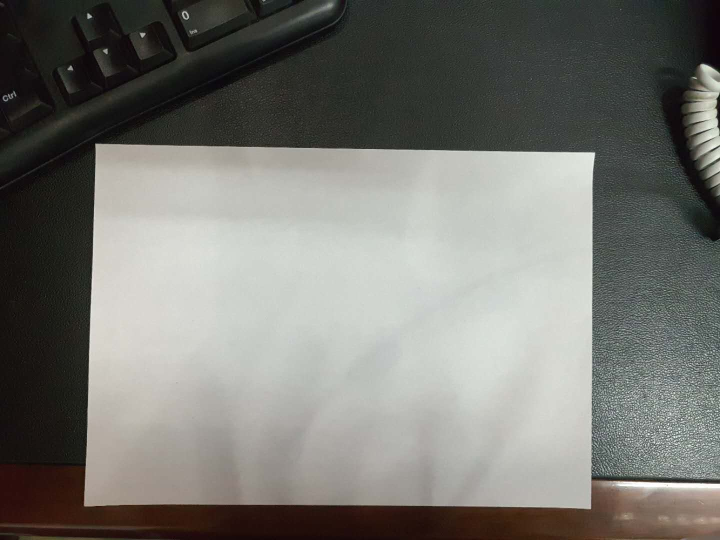
#> input picture PIC/timg_2.jpg, 1440 x 1080 px, found by its file name (shown at 1/2 size)
$ python line_test.py   (older library calls are emulated)
#> lines starting #> are read from the running program, lines starting #| are printed output that depends on the picture; after the words box and inside, x2 and y2 are one past the last pixel; in counts of white or black regions, pixels touching at a corner belong together; long printed decimals are rounded
### getshellsize.py
import cv2
import numpy as np
import imutils
import math
import os


class GetShellSize:
    def __init__(self, fn=''):
        self.fn = fn
        self.papersize = (297, 210)  # 纸张大小，毫米单位，宽边（大值）在前。
        self.rate = 0  # 像素与纸张毫米的比率 毫米数/像素数
        self.img = []
        if self.fn != '':
            img = self.loadPic(self.fn)

    # [8 lines left out: function loadPic, not called in this run]

    def setpapersize(self, papersize=(297, 210)):
        '''设置纸张大小，尺寸大的数字放在第一个。'''
        self.papersize = papersize

    def picGrad(self, img, horizontal=0.5):  # horizontal取值0-1之间，计算x轴和y轴的权重
        X = cv2.Sobel(img, cv2.CV_16S, 1, 0)  # X方向上的梯度计算
        Y = cv2.Sobel(img, cv2.CV_16S, 0, 1)  # Y方向上的梯度计算
        absX, absY = cv2.convertScaleAbs(X), cv2.convertScaleAbs(Y)  # 转回uint8
        dst = cv2.addWeighted(absX, horizontal, absY, 1 - horizontal, 0)
        return dst

    # [27 lines left out: functions _floodmask, otsu, not called in this run]

    def linelength(self, p1, p2):
        return int(math.sqrt((p1[0] - p2[0])**2 + (p1[1] - p2[1])**2))

    # [160 lines left out: functions detect_rect, transform, detect_shell, getcrosspoint, getlinepoint, not called in this run]

    def pic_resize(self, img, newsize, preserve=1):  # 调整尺寸，第三个参数是是否保持比例，默认保持，若保持时，newsize的第二个值起作用
        h, w = img.shape[:2]
        h1, w1 = newsize
        if preserve == 1:
            #w1 = int(h1 * w / h)
            h1 = int(w1 * h /w)
        dst = cv2.resize(img, (w1, h1))
        return dst

    # [9 lines left out: function rotate_bound, not called in this run]

    def save_pic(self, img, path):
        cv2.imwrite(path, img)

    def rotate_90(self, img):  # 旋转90度
        return np.rot90(img).copy()

    # [48 lines left out: function auto_detect, not called in this run]

# [10 lines that do not run on import are left out]

### line_test.py
import cv2
import shapedetector
import numpy as np
import imutils
import getshellsize


def cal_dist(hist):
    dist = {}
    for gray in range(256):
        value = 0.0
        for k in range(256):
            value += hist[k][0] * abs(gray - k)
        dist[gray] = value
    return dist

if __name__ == '__main__':
    sd = getshellsize.GetShellSize()  # 实例化
    img = cv2.imread('./pic/timg_2.jpg')
#> img is the input picture: shape (1080, 1440, 3); mean B, G, R 113.8, 119.1, 119.3
    h, w = img.shape[:2]  # 图像的高和宽
#> h = 1080; w = 1440
    gray = cv2.cvtColor(img, cv2.COLOR_BGR2GRAY)
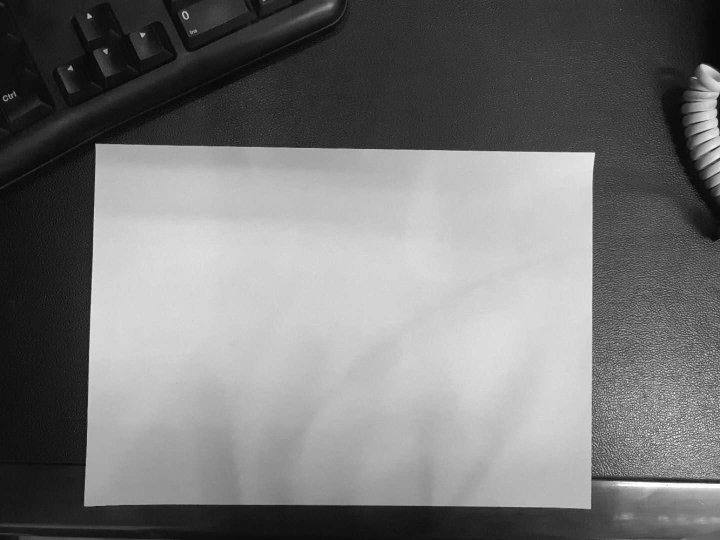
#> gray: shape (1080, 1440) (shown at 1/2 size); min 0, max 255, mean 118.6
    ii = cv2.pyrMeanShiftFiltering(img, 3, 100)
    grad = cv2.cvtColor(ii, cv2.COLOR_BGR2GRAY)
    grad = sd.picGrad(grad, 0.5)
#> in picGrad, `X = cv2.Sobel(img, cv2.CV_16S, 1, 0)`:
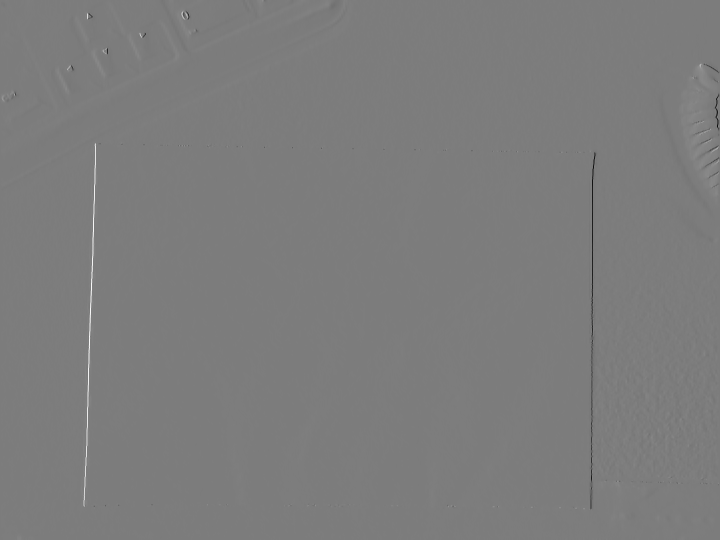
#> X: shape (1080, 1440) int16 (shown at 1/2 size); min -674, max 703, mean 0.4; drawn with min black and max white
#> in picGrad, `absX, absY = cv2.convertScaleAbs(X), cv2.convertScaleAbs(Y)`:
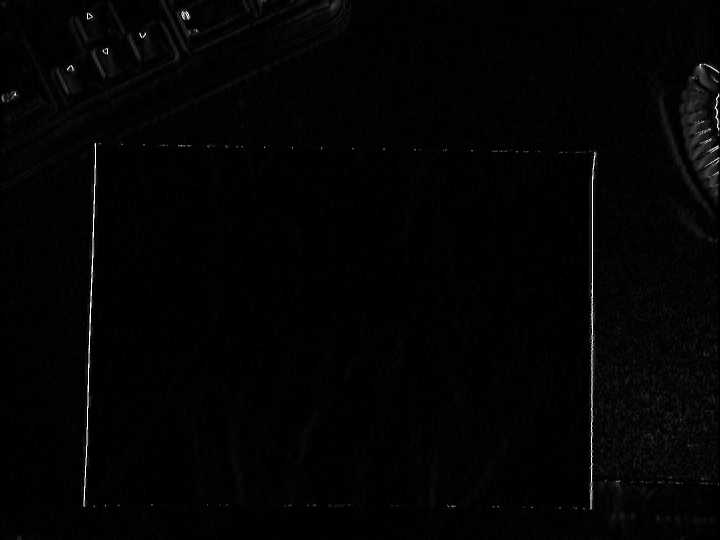
#> absX: shape (1080, 1440) (shown at 1/2 size); min 0, max 255, mean 3.2
#> in picGrad, `absX, absY = cv2.convertScaleAbs(X), cv2.convertScaleAbs(Y)`:
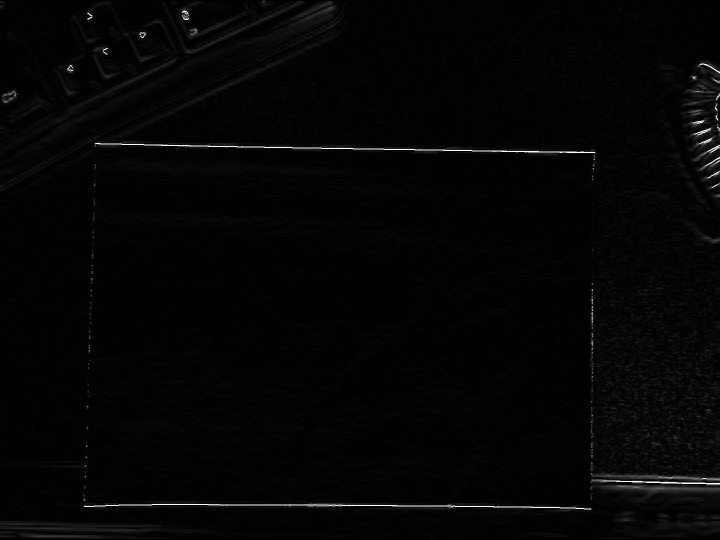
#> absY: shape (1080, 1440) (shown at 1/2 size); min 0, max 255, mean 4.2
    canny = cv2.Canny(grad, 50, 150, 3)  # 这里取值不太好
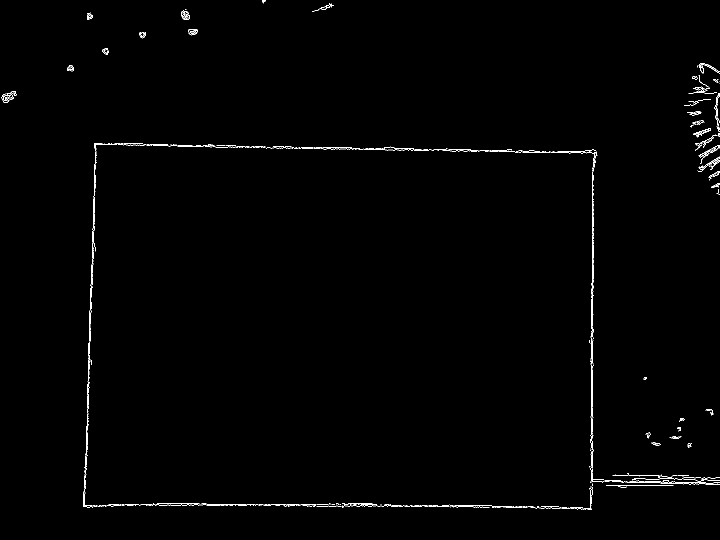
#> canny: shape (1080, 1440) (shown at 1/2 size); 0.65% white in thin lines or dots

    _, dst = cv2.threshold(grad, 0, 255, cv2.THRESH_BINARY + cv2.THRESH_OTSU)
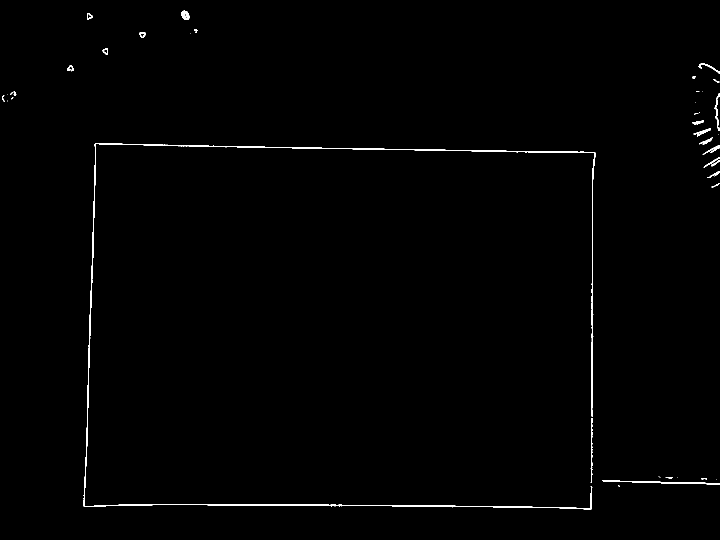
#> dst: shape (1080, 1440) (shown at 1/2 size); 0.66% white in thin lines or dots
    #dst = cv2.adaptiveThreshold(grad, 255, cv2.ADAPTIVE_THRESH_GAUSSIAN_C, cv2.THRESH_BINARY_INV, 9, 10)
    #blur = cv2.GaussianBlur(gray, (7, 7), 0)
    #gray = gray - blur
    cnts = cv2.findContours(dst, cv2.RETR_EXTERNAL, cv2.CHAIN_APPROX_SIMPLE)
#> cnts = 42 contours, 25 with area under 20; largest, box (x1, y1, x2, y2) and area: (167, 286, 1191, 1019) 3942, (1204, 960, 1440, 969) 401, (363, 20, 379, 40) 214, (1181, 836, 1186, 966) 172, (1429, 187, 1440, 262) 147
    cnts = cnts[0] if imutils.is_cv2() else cnts[1]
    cnts = sorted(cnts, key=cv2.contourArea, reverse=True)  # 按照面积由大到小排序
    for c in cnts:
        peri = cv2.arcLength(c, True)  # 计算周长
        approx = cv2.approxPolyDP(c, 0.04 * peri, True)  # 用多边形拟合形状，第二个参数取值一般是1-5%的周长
        cv2.drawContours(img, [approx], -1, (255, 0, 0), 2)
        rect = cv2.minAreaRect(c)
        box = np.int0(cv2.boxPoints(rect))
        cv2.drawContours(img, [box], -1, (0, 0, 255), 2)
        print(peri)
        break
#> this loop made 1 pass
#> (peri, rect, box) on pass 1: (6756.3, ((678.5, 654), (727.3, 1016.8), -89.48), [[1183, 1022], [166, 1012], [173, 285], [1190, 294]])
#| 6756.306
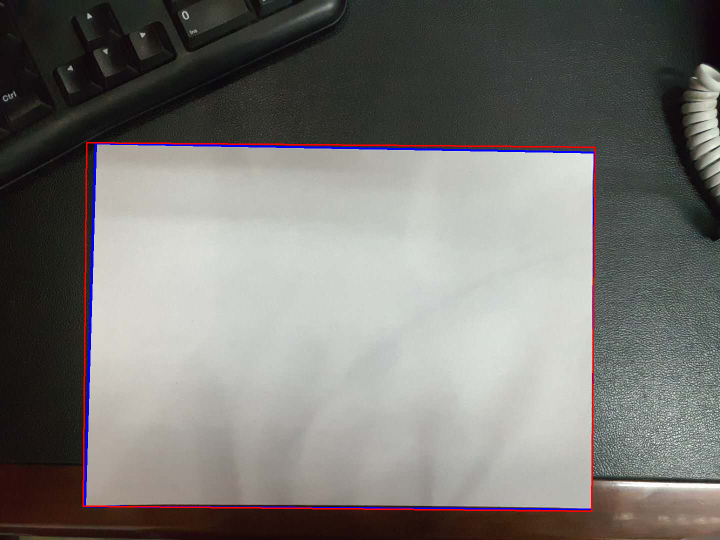
#> img: shape (1080, 1440, 3) (shown at 1/2 size); mean B, G, R 114.6, 118.2, 120
    img = sd.pic_resize(img, (800, 0))
#> (the run stopped early here; a loop or call above may not have finished)

$ run again, with PIC/timg_33.jpg copied over PIC/timg_2.jpg
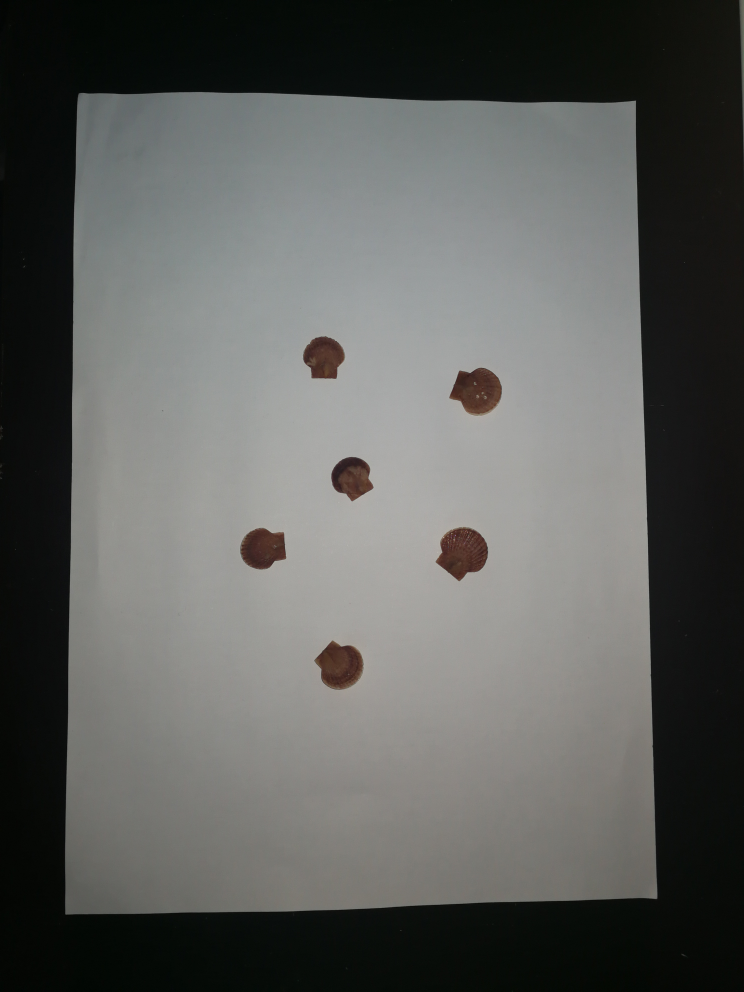
#> input picture PIC/timg_33.jpg, 2976 x 3968 px, found by its file name (shown at 1/4 size)
#> img is the input picture: shape (3968, 2976, 3); mean B, G, R 91.3, 93.9, 92.7
#> `canny = cv2.Canny(grad, 50, 150, 3)`:
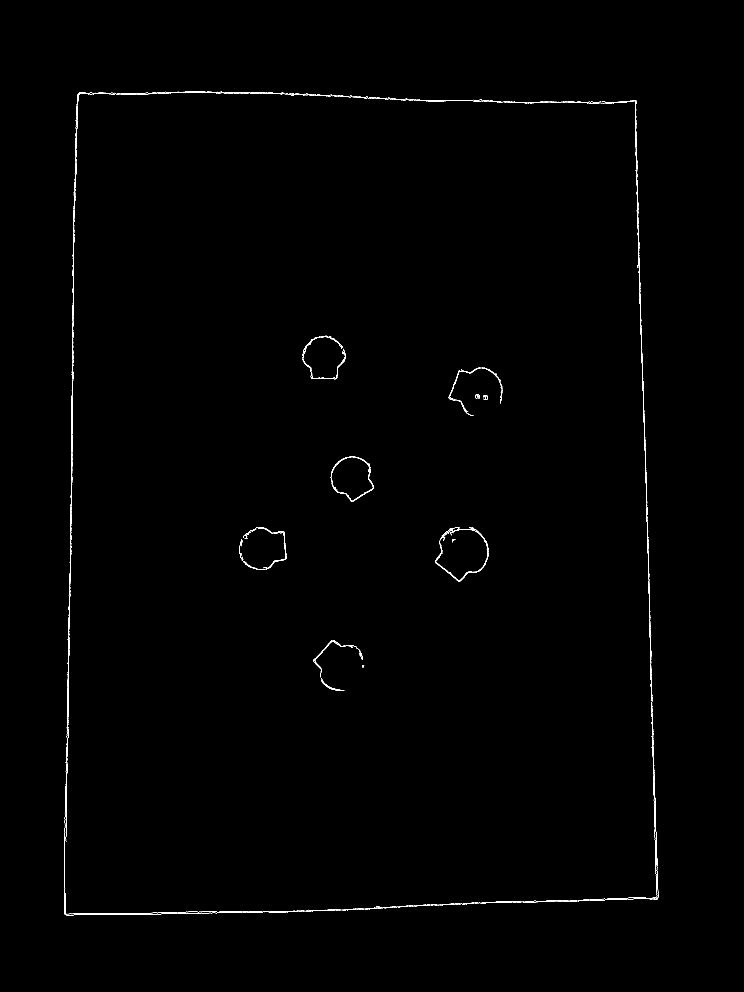
#> canny: shape (3968, 2976) (shown at 1/4 size); 0.24% white in thin lines or dots, all inside (x1, y1, x2, y2) = (258, 365, 2633, 3661)
#> `_, dst = cv2.threshold(grad, 0, 255, cv2.THRESH_BINARY + cv2.THRESH_OT..`:
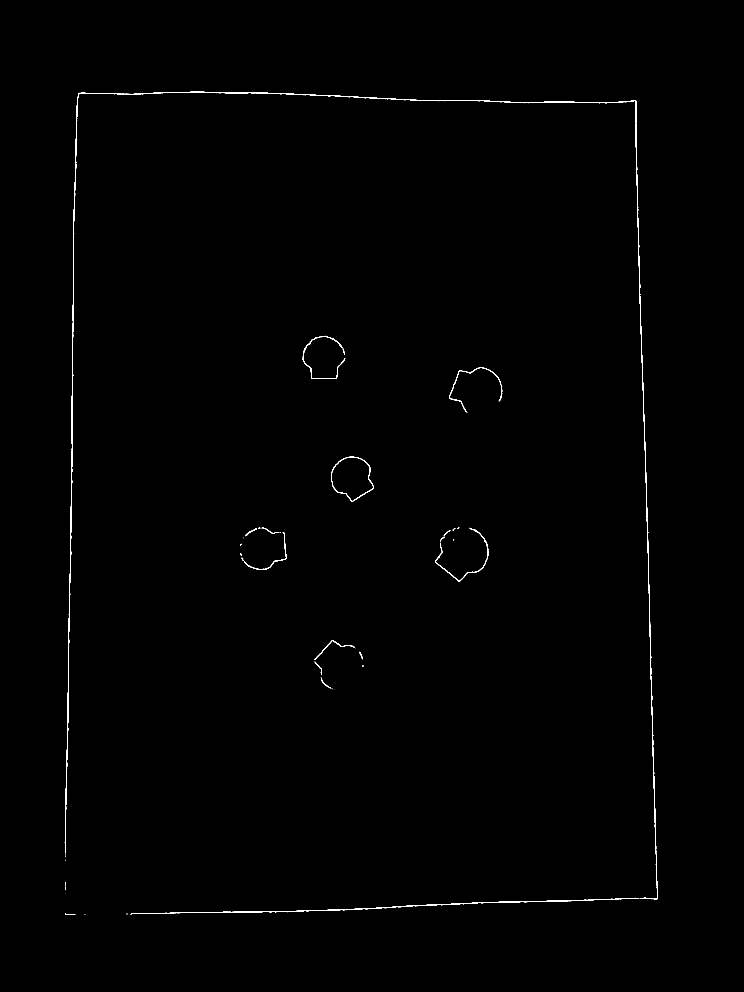
#> dst: shape (3968, 2976) (shown at 1/4 size); 0.3% white in thin lines or dots, all inside (x1, y1, x2, y2) = (259, 366, 2632, 3660)
#> cnts = 62 contours, 41 with area under 20; largest, box (x1, y1, x2, y2) and area: (1324, 1827, 1496, 2007) 21332, (259, 366, 2632, 3598) 12574, (521, 3591, 2557, 3657) 3416, (1741, 2116, 1953, 2326) 975, (1211, 1343, 1381, 1516) 968
#> the loop `for c in cnts:` made 1 pass
#> (peri, rect, box) on pass 1: (584.4, ((1407.4, 1910.1), (168.3, 166.5), -31.43), [[1379, 2025], [1292, 1882], [1435, 1795], [1522, 1937]])
#> (printed output is left out)

$ run again, with PIC/timg_1.jpg copied over PIC/timg_2.jpg
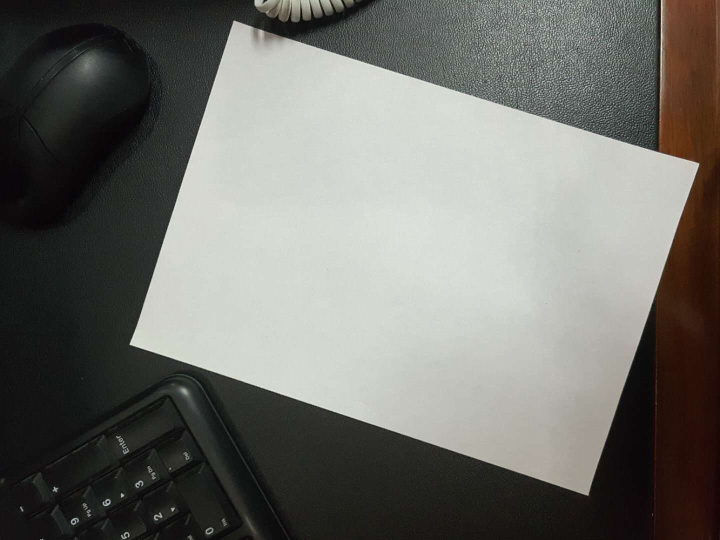
#> input picture PIC/timg_1.jpg, 1440 x 1080 px, found by its file name (shown at 1/2 size)
#> img is the input picture: shape (1080, 1440, 3); mean B, G, R 107.3, 112.5, 112.5
#> `canny = cv2.Canny(grad, 50, 150, 3)`:
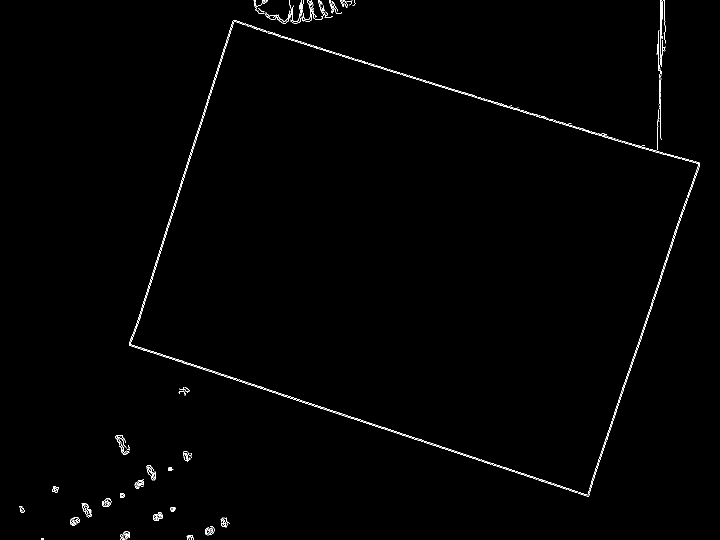
#> canny: shape (1080, 1440) (shown at 1/2 size); 0.65% white in thin lines or dots
#> cnts = 34 contours, 16 with area under 20; largest, box (x1, y1, x2, y2) and area: (258, 40, 1400, 993) 4772, (1318, 0, 1324, 218) 293, (204, 997, 222, 1013) 196, (241, 1063, 260, 1079) 182, (307, 1024, 326, 1042) 148
#> the loop `for c in cnts:` made 1 pass
#> (peri, rect, box) on pass 1: (7169.2, ((826.2, 507.2), (703.3, 976.6), -71.77), [[1180, 993], [252, 688], [472, 20], [1399, 325]])
#> (printed output is left out)
#> after the loop `for c in cnts:`:
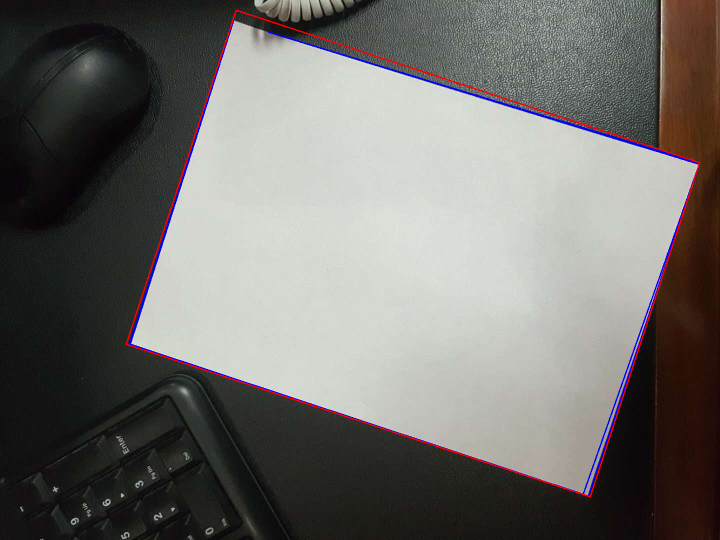
#> img: shape (1080, 1440, 3) (shown at 1/2 size); mean B, G, R 108, 111.3, 112.9

$ run again, with PIC/timg_10.jpg copied over PIC/timg_2.jpg
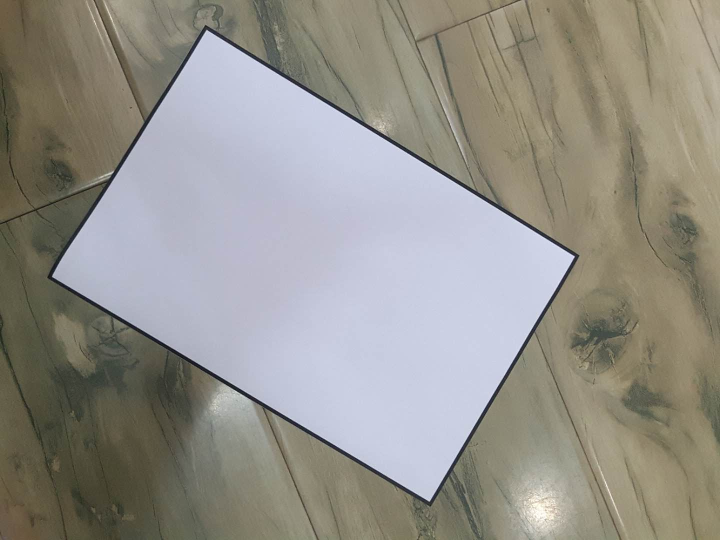
#> input picture PIC/timg_10.jpg, 1440 x 1080 px, found by its file name (shown at 1/2 size)
#> img is the input picture: shape (1080, 1440, 3); mean B, G, R 138.4, 145.6, 148.1
#> canny: shape (1080, 1440); 0.98% white in thin lines or dots, all inside (x1, y1, x2, y2) = (97, 0, 1232, 1080)
#> `_, dst = cv2.threshold(grad, 0, 255, cv2.THRESH_BINARY + cv2.THRESH_OT..`:
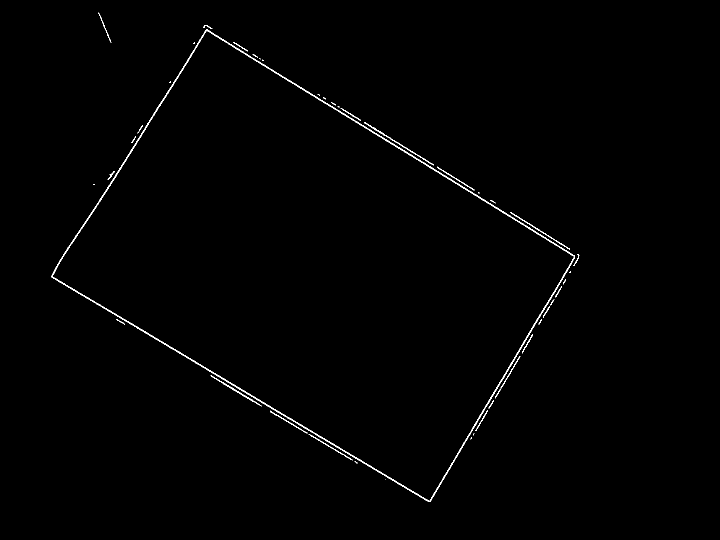
#> dst: shape (1080, 1440) (shown at 1/2 size); 0.62% white in thin lines or dots, all inside (x1, y1, x2, y2) = (103, 25, 1159, 1004)
#> cnts = 43 contours, 24 with area under 20; largest, box (x1, y1, x2, y2) and area: (103, 59, 1150, 1004) 505196, (728, 244, 868, 331) 190, (421, 751, 523, 813) 170, (1020, 424, 1140, 499) 144, (617, 868, 705, 921) 96
#> the loop `for c in cnts:` made 1 pass
#> (peri, approx, rect, box) on pass 1: (3101.9, [[412, 59], [103, 554], [860, 1003], [1149, 511]], ((629.4, 527.7), (585.3, 883.5), -59.18), [[858, 1005], [100, 552], [399, 50], [1158, 502]])
#> (printed output is left out)
